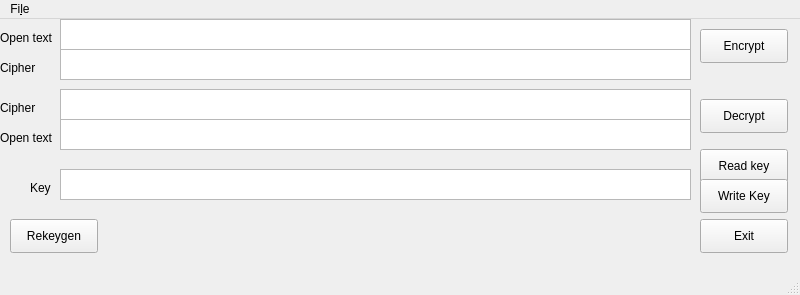
<?xml version="1.0" encoding="UTF-8"?>
<ui version="4.0">
 <class>MainWindow</class>
 <widget class="QMainWindow" name="MainWindow">
  <property name="enabled">
   <bool>true</bool>
  </property>
  <property name="geometry">
   <rect>
    <x>0</x>
    <y>0</y>
    <width>800</width>
    <height>295</height>
   </rect>
  </property>
  <property name="minimumSize">
   <size>
    <width>800</width>
    <height>295</height>
   </size>
  </property>
  <property name="maximumSize">
   <size>
    <width>800</width>
    <height>295</height>
   </size>
  </property>
  <property name="windowTitle">
   <string>MainWindow</string>
  </property>
  <property name="tabShape">
   <enum>QTabWidget::Rounded</enum>
  </property>
  <widget class="QWidget" name="centralwidget">
   <widget class="QPlainTextEdit" name="file_path_enc">
    <property name="geometry">
     <rect>
      <x>60</x>
      <y>0</y>
      <width>631</width>
      <height>31</height>
     </rect>
    </property>
    <property name="readOnly">
     <bool>true</bool>
    </property>
    <property name="plainText">
     <string/>
    </property>
   </widget>
   <widget class="QPushButton" name="btn_exit">
    <property name="geometry">
     <rect>
      <x>700</x>
      <y>200</y>
      <width>88</width>
      <height>34</height>
     </rect>
    </property>
    <property name="text">
     <string>Exit</string>
    </property>
   </widget>
   <widget class="QPushButton" name="btn_encrypt">
    <property name="geometry">
     <rect>
      <x>700</x>
      <y>10</y>
      <width>88</width>
      <height>34</height>
     </rect>
    </property>
    <property name="text">
     <string>Encrypt</string>
    </property>
   </widget>
   <widget class="QPushButton" name="btn_decrypt">
    <property name="geometry">
     <rect>
      <x>700</x>
      <y>80</y>
      <width>88</width>
      <height>34</height>
     </rect>
    </property>
    <property name="text">
     <string>Decrypt</string>
    </property>
   </widget>
   <widget class="QPlainTextEdit" name="file_path_dec">
    <property name="enabled">
     <bool>true</bool>
    </property>
    <property name="geometry">
     <rect>
      <x>60</x>
      <y>100</y>
      <width>631</width>
      <height>31</height>
     </rect>
    </property>
    <property name="autoFillBackground">
     <bool>false</bool>
    </property>
    <property name="readOnly">
     <bool>true</bool>
    </property>
   </widget>
   <widget class="QPlainTextEdit" name="key_path">
    <property name="enabled">
     <bool>true</bool>
    </property>
    <property name="geometry">
     <rect>
      <x>60</x>
      <y>150</y>
      <width>631</width>
      <height>31</height>
     </rect>
    </property>
    <property name="autoFillBackground">
     <bool>false</bool>
    </property>
    <property name="readOnly">
     <bool>true</bool>
    </property>
   </widget>
   <widget class="QPushButton" name="btn_read_key">
    <property name="geometry">
     <rect>
      <x>700</x>
      <y>130</y>
      <width>88</width>
      <height>34</height>
     </rect>
    </property>
    <property name="text">
     <string>Read key</string>
    </property>
   </widget>
   <widget class="QPushButton" name="btn_write_key">
    <property name="geometry">
     <rect>
      <x>700</x>
      <y>160</y>
      <width>88</width>
      <height>34</height>
     </rect>
    </property>
    <property name="text">
     <string>Write Key</string>
    </property>
   </widget>
   <widget class="QPlainTextEdit" name="file_path_dec_2">
    <property name="enabled">
     <bool>true</bool>
    </property>
    <property name="geometry">
     <rect>
      <x>60</x>
      <y>70</y>
      <width>631</width>
      <height>31</height>
     </rect>
    </property>
    <property name="autoFillBackground">
     <bool>false</bool>
    </property>
    <property name="readOnly">
     <bool>true</bool>
    </property>
   </widget>
   <widget class="QPlainTextEdit" name="file_path_enc_2">
    <property name="geometry">
     <rect>
      <x>60</x>
      <y>30</y>
      <width>631</width>
      <height>31</height>
     </rect>
    </property>
    <property name="readOnly">
     <bool>true</bool>
    </property>
   </widget>
   <widget class="QLabel" name="label">
    <property name="geometry">
     <rect>
      <x>0</x>
      <y>10</y>
      <width>59</width>
      <height>18</height>
     </rect>
    </property>
    <property name="text">
     <string>Open text</string>
    </property>
   </widget>
   <widget class="QLabel" name="label_2">
    <property name="geometry">
     <rect>
      <x>0</x>
      <y>40</y>
      <width>59</width>
      <height>18</height>
     </rect>
    </property>
    <property name="text">
     <string>Cipher</string>
    </property>
   </widget>
   <widget class="QLabel" name="label_3">
    <property name="geometry">
     <rect>
      <x>0</x>
      <y>80</y>
      <width>59</width>
      <height>18</height>
     </rect>
    </property>
    <property name="text">
     <string>Cipher</string>
    </property>
   </widget>
   <widget class="QLabel" name="label_4">
    <property name="geometry">
     <rect>
      <x>0</x>
      <y>110</y>
      <width>59</width>
      <height>18</height>
     </rect>
    </property>
    <property name="text">
     <string>Open text</string>
    </property>
   </widget>
   <widget class="QLabel" name="label_5">
    <property name="geometry">
     <rect>
      <x>30</x>
      <y>160</y>
      <width>31</width>
      <height>18</height>
     </rect>
    </property>
    <property name="text">
     <string>Key</string>
    </property>
   </widget>
   <widget class="QPushButton" name="rekeygen">
    <property name="geometry">
     <rect>
      <x>10</x>
      <y>200</y>
      <width>88</width>
      <height>34</height>
     </rect>
    </property>
    <property name="text">
     <string>Rekeygen</string>
    </property>
   </widget>
  </widget>
  <widget class="QMenuBar" name="menubar">
   <property name="geometry">
    <rect>
     <x>0</x>
     <y>0</y>
     <width>800</width>
     <height>30</height>
    </rect>
   </property>
   <widget class="QMenu" name="menuFile">
    <property name="title">
     <string>Fi&amp;le</string>
    </property>
    <addaction name="actionOpen_for_encrypt"/>
    <addaction name="actionOpen_for_decrypt"/>
    <addaction name="actionExit"/>
   </widget>
   <addaction name="menuFile"/>
  </widget>
  <widget class="QStatusBar" name="statusbar"/>
  <action name="actionfgjfgjfj">
   <property name="text">
    <string>fgjfgjfj</string>
   </property>
  </action>
  <action name="actionghkghkg">
   <property name="text">
    <string>ghkghkg</string>
   </property>
  </action>
  <action name="actionfdh">
   <property name="text">
    <string>fdh</string>
   </property>
  </action>
  <action name="actiondh">
   <property name="text">
    <string>dh</string>
   </property>
  </action>
  <action name="actionOpen_for_encrypt">
   <property name="text">
    <string>&amp;Open for encrypt</string>
   </property>
  </action>
  <action name="actionOpen_for_decrypt">
   <property name="text">
    <string>Open &amp;for decrypt</string>
   </property>
  </action>
  <action name="actionExit">
   <property name="text">
    <string>&amp;Exit</string>
   </property>
  </action>
 </widget>
 <resources/>
 <connections>
  <connection>
   <sender>actionExit</sender>
   <signal>triggered()</signal>
   <receiver>MainWindow</receiver>
   <slot>close()</slot>
   <hints>
    <hint type="sourcelabel">
     <x>-1</x>
     <y>-1</y>
    </hint>
    <hint type="destinationlabel">
     <x>399</x>
     <y>299</y>
    </hint>
   </hints>
  </connection>
 </connections>
</ui>
